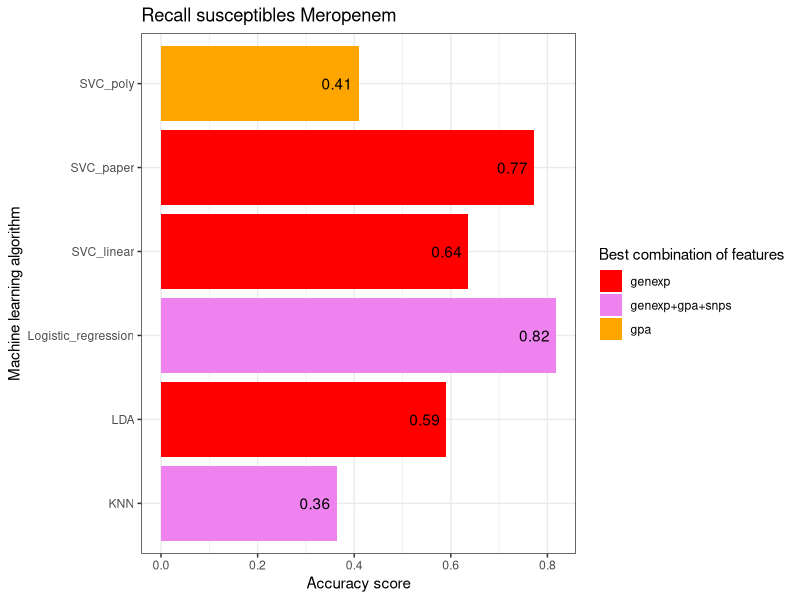

Reproduce this figure in R.
library(tidyverse)

#load data (except for Gaussian and sigmoidal SVC) and create a column with the machine learning algorithm used 
knn_scores <- read_csv(
    "pipelines/results/ml_algorithms/knn/knn_test_scores.csv"
)
knn_scores <- knn_scores %>%
    mutate("algorithm" = "KNN")

lda_scores <- read_csv(
    "pipelines/results/ml_algorithms/lda/lda_test_scores.csv"
)
lda_scores <- lda_scores %>%
    mutate("algorithm" = "LDA")

svc_linear_scores <- read_csv(
    "pipelines/results/ml_algorithms/svc_linear/svc_linear_test_scores.csv"
)
svc_linear_scores <- svc_linear_scores %>%
    mutate("algorithm" = "SVC_linear")

svc_poly_scores <- read_csv(
    "pipelines/results/ml_algorithms/svc_poly/svc_poly_test_scores.csv"
)
svc_poly_scores <- svc_poly_scores %>%
    mutate("algorithm" = "SVC_poly")

log_reg_scores <- read_csv(
    "pipelines/results/ml_algorithms/log_reg/log_reg_test_scores.csv"
)
log_reg_scores <- log_reg_scores %>%
    mutate("algorithm" = "Logistic_regression")

svm_paper_scores <- read_csv(
    "pipelines/results/ml_algorithms/svm_paper/svm_paper_test_scores.csv"
)
svm_paper_scores <- svm_paper_scores %>%
    mutate("algorithm" = "SVC_paper")


#unify all datasets into a single one, and keep only Meropenem
all_scores <- bind_rows(knn_scores, lda_scores, svc_linear_scores, svc_poly_scores, log_reg_scores, svm_paper_scores)
all_scores <- all_scores %>%
    filter(drug == 'Mer')

#plot recall of susceptible samples for Meropenem
p <- ggplot(data = all_scores, aes(x = algorithm, y = recall_s, fill = features)) +
    geom_bar(stat = "identity") +
    coord_flip() +
    scale_fill_manual(values = c("genexp" = "#ff0000", "gpa" = "#ffA500", "snps" = "#ffff00", 
                        "genexp+gpa" = "#32cd32", "genexp+snps" = "#0000ff", "gpa+snps"="#63e6f8", "genexp+gpa+snps" = "#ee82ee")) +
    labs(title = "Recall susceptibles Meropenem", x = "Machine learning algorithm", y = "Accuracy score", fill = "Best combination of features") +
    geom_text(aes(label = round(recall_s, digits = 2), hjust = 1.2)) +
    theme(axis.text.x = element_text(angle = 90, hjust = 1)) +
    theme_bw()
ggsave("plots/figure_5.png", plot = p, width = 6.67, height = 6.67)
